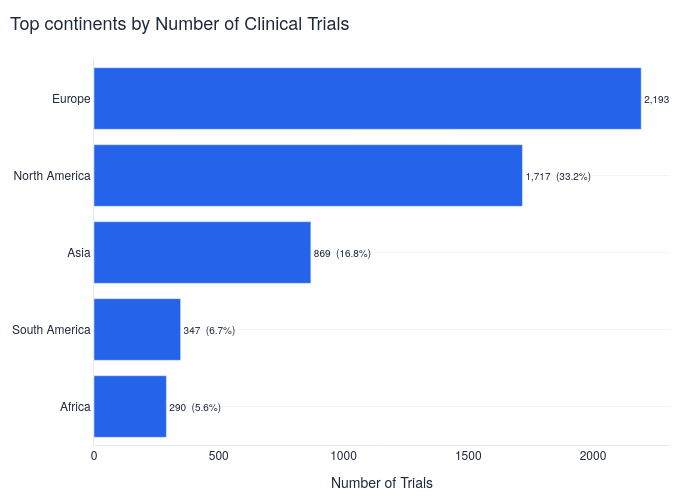

Notebook cell for this chart:
### Code cell
# Chart 4A-1: Horizontal bar —
df_plot = df_4a.head(5).sort_values('trial_count', ascending=True)

fig = go.Figure()
fig.add_trace(go.Bar(
    y=df_plot['continent'], 
    x=df_plot['trial_count'],
    orientation='h',
    marker_color=COLORS['primary'],
    text=df_plot.apply(lambda r: f"{r['trial_count']:,}  ({r['pct_of_trials']}%)", axis=1),
    textposition='outside',
    textfont=dict(size=10)
))

# Set showlegend to False here
style_fig(fig, title='Top continents by Number of Clinical Trials', height=500, width=700, showlegend=False)

fig.update_xaxes(title_text='Number of Trials')
fig.show()

### Figure 1 — Plotly figure (JSON) as saved in the notebook; plotly's stock layout.template omitted (floating-point values rounded to 4 significant figures)
{"data": [{"marker": {"color": "#2563EB"}, "orientation": "h", "text": ["290  (5.6%)", "347  (6.7%)", "869  (16.8%)", "1,717  (33.2%)", "2,193  (42.4%)"], "textfont": {"size": 10}, "textposition": "outside", "type": "bar", "x": [290, 347, 869, 1717, 2193], "y": ["Africa", "South America", "Asia", "North America", "Europe"]}], "layout": {"font": {"color": "#1E293B", "family": "Helvetica Neue", "size": 12}, "height": 500, "legend": {"bgcolor": "rgba(0,0,0,0)", "font": {"size": 11}}, "margin": {"b": 50, "l": 60, "r": 30, "t": 60}, "paper_bgcolor": "white", "plot_bgcolor": "white", "showlegend": false, "title": {"font": {"color": "#1E293B", "family": "Helvetica Neue", "size": 18}, "pad": {"l": 10, "t": 10}, "text": "Top continents by Number of Clinical Trials", "x": 0, "xanchor": "left"}, "width": 700, "xaxis": {"linecolor": "#E2E8F0", "linewidth": 1, "showgrid": false, "title": {"text": "Number of Trials"}}, "yaxis": {"gridcolor": "#F1F5F9", "linecolor": "#E2E8F0", "linewidth": 1, "showgrid": true}}}
